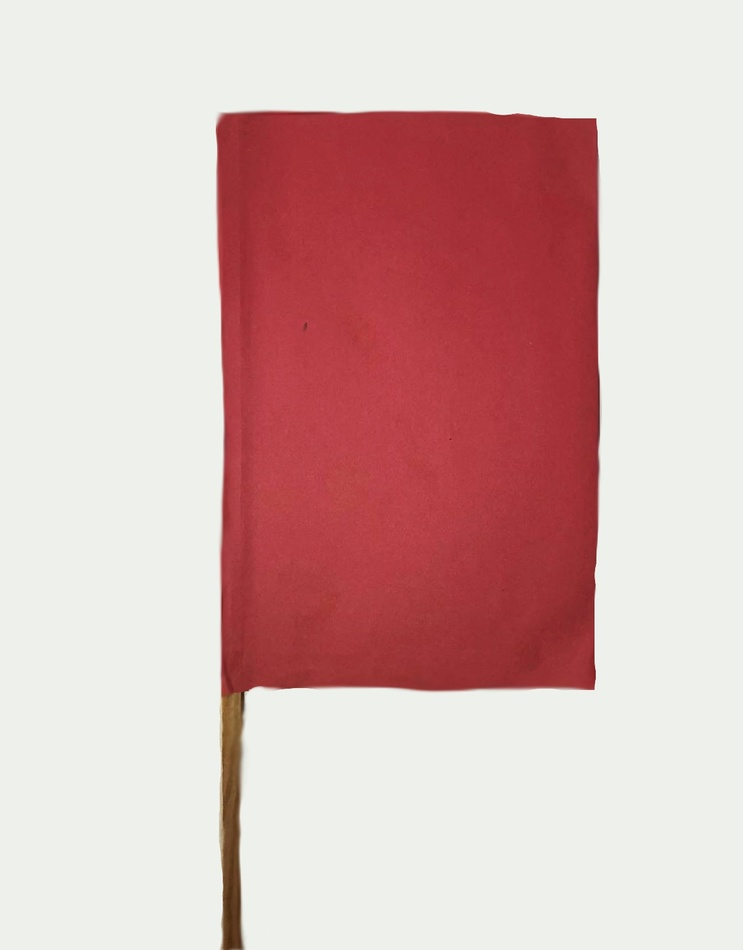
//> input picture Plakietki/3.jpg, 743 x 950 px, shrunk from 1181 x 1509 before the run
$ ./RedDetecion2   (built with g++ and OpenCV 4)
//> lines starting //> are read from the running program, lines starting //| are printed output that depends on the picture; after the words box and inside, x2 and y2 are one past the last pixel; in counts of white or black regions, pixels touching at a corner belong together
#include <opencv2/core.hpp>
#include <opencv2/imgcodecs.hpp>
#include <opencv2/highgui.hpp>
#include <opencv2\opencv.hpp>
#include <iostream>
#include <string>

using namespace cv;

int main(int argc, char** argv) {
{
    Mat3b bgr = imread("C:/Users/Janek/Desktop/ImageProcessing/Plakietki/3.jpg");
//> bgr is the input picture: 950 rows x 743 cols, CV_8UC3; mean B, G, R 180, 182, 215.6

    Mat3b bgr_inv = ~bgr;
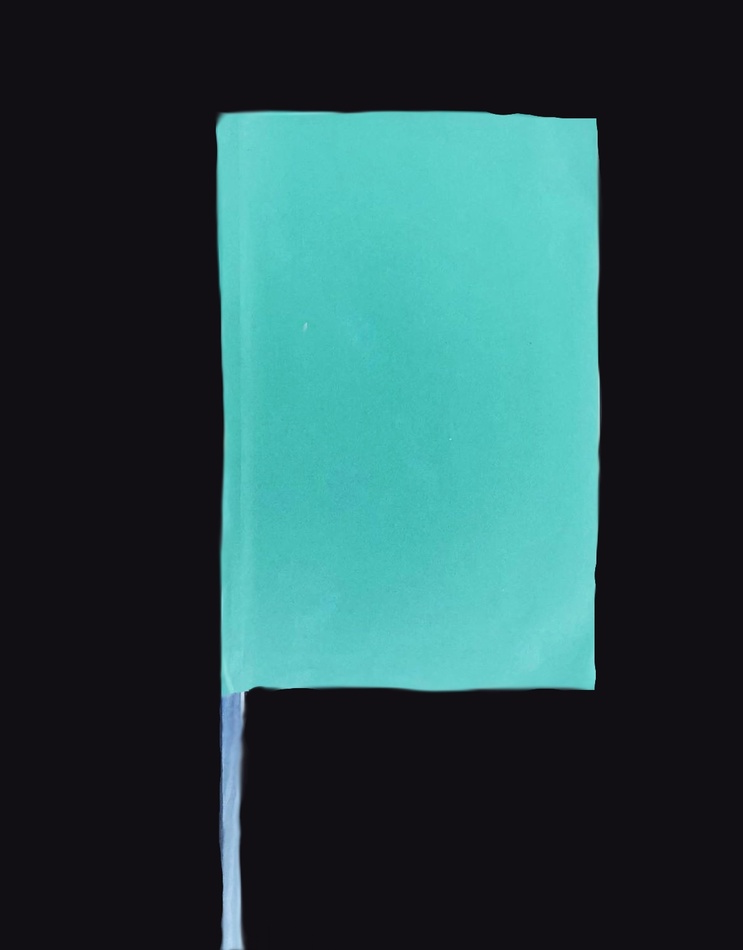
//> bgr_inv: 950 rows x 743 cols, CV_8UC3; mean B, G, R 75, 73, 39.4
    Mat3b hsv_inv;
    cvtColor(bgr_inv, hsv_inv, COLOR_BGR2HSV);
//> hsv_inv: 950 rows x 743 cols, CV_8UC3; mean H, S, V 118.3, 89.4, 76.7

    Mat1b mask;
    inRange(hsv_inv, Scalar(90 - 10, 70, 50), Scalar(90 + 10, 255, 255), mask); // Cyan is 90
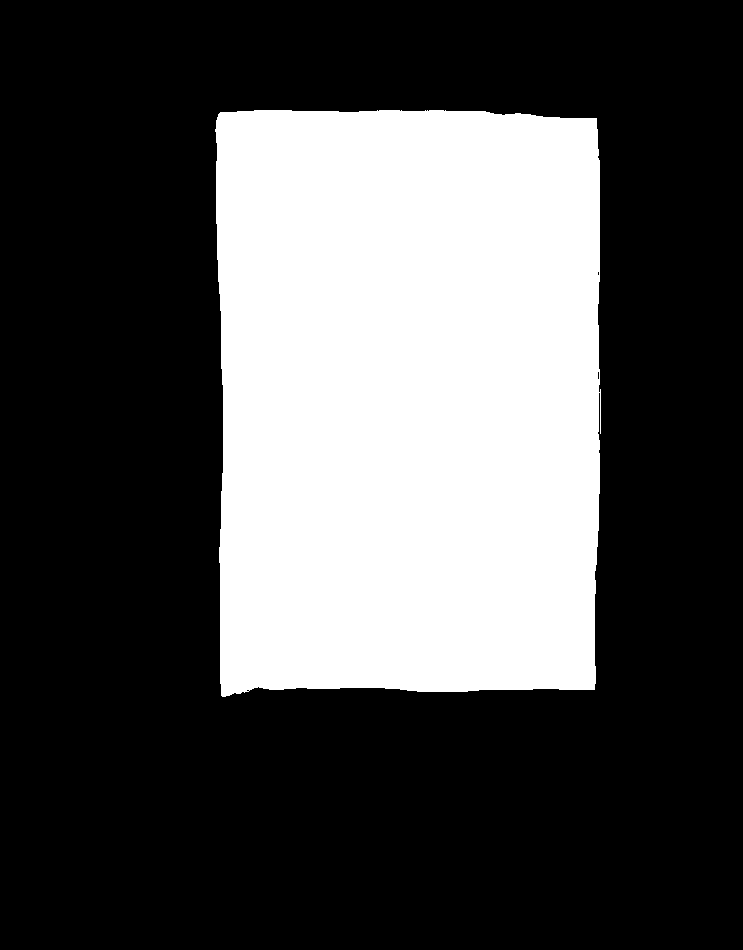
//> mask: 950 rows x 743 cols, CV_8UC1; 31% white; 1 white region, box (x1, y1, x2, y2) and area: (215, 110, 601, 697) 218757

    imshow("Mask", mask);
    waitKey();

    return 0;
//> (the program exits here)

$ run again, with Plakietki/1.jpg copied over Plakietki/3.jpg
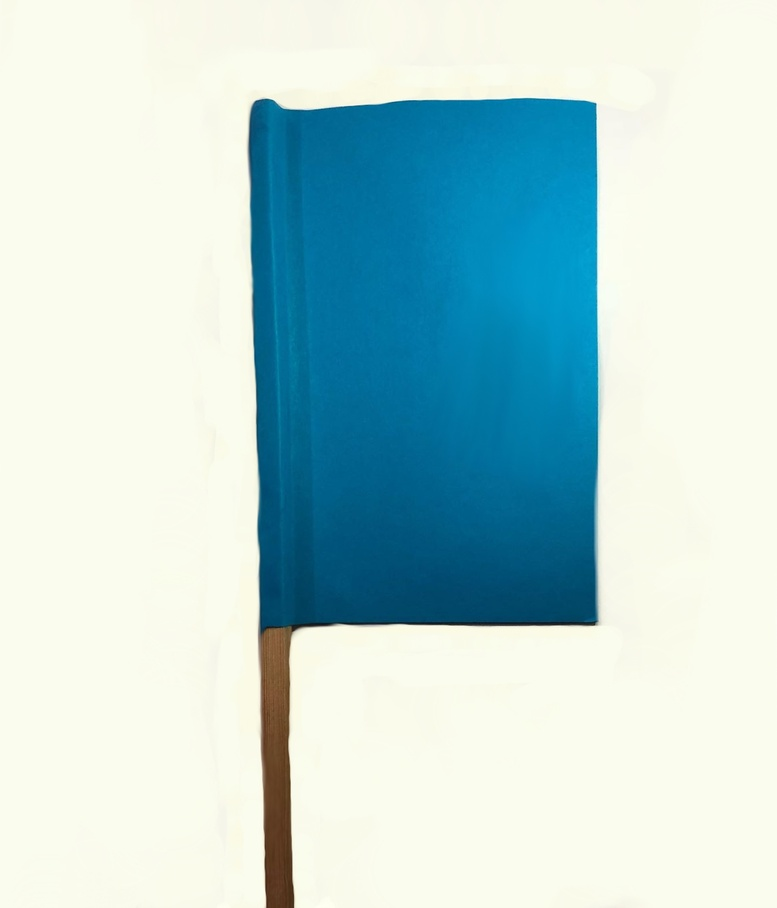
//> input picture Plakietki/1.jpg, 777 x 908 px, shrunk from 1356 x 1584 before the run
//> bgr is the input picture: 908 rows x 777 cols, CV_8UC3; mean B, G, R 213.3, 213.2, 184.9
//> `Mat3b bgr_inv = ~bgr;`:
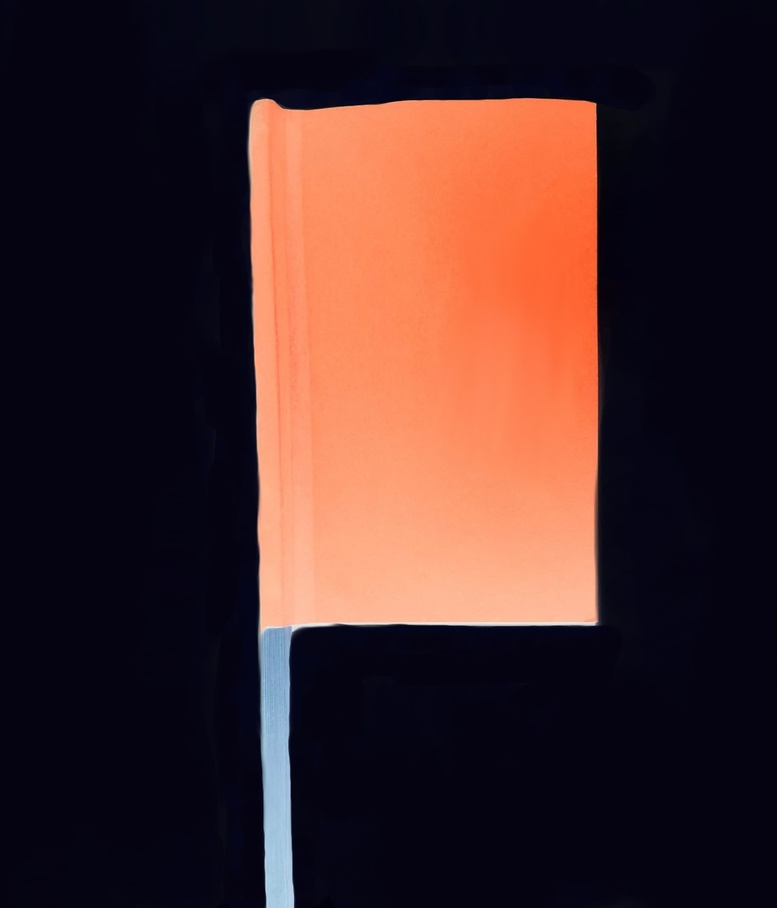
//> bgr_inv: 908 rows x 777 cols, CV_8UC3; mean B, G, R 41.7, 41.8, 70.1
//> hsv_inv: 908 rows x 777 cols, CV_8UC3; mean H, S, V 93.8, 189, 80.1
//> mask: 908 rows x 777 cols, CV_8UC1; every value is 0

$ run again, with Plakietki/2.jpg copied over Plakietki/3.jpg
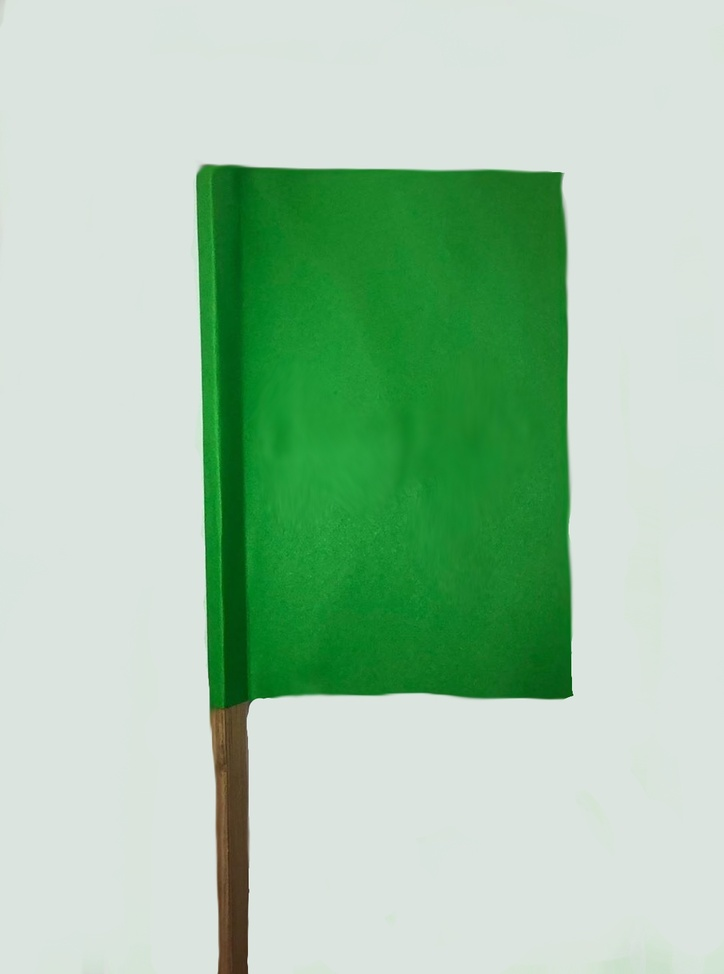
//> input picture Plakietki/2.jpg, 724 x 974 px, shrunk from 1086 x 1460 before the run
//> bgr is the input picture: 974 rows x 724 cols, CV_8UC3; mean B, G, R 170.6, 199.1, 163.1
//> `Mat3b bgr_inv = ~bgr;`:
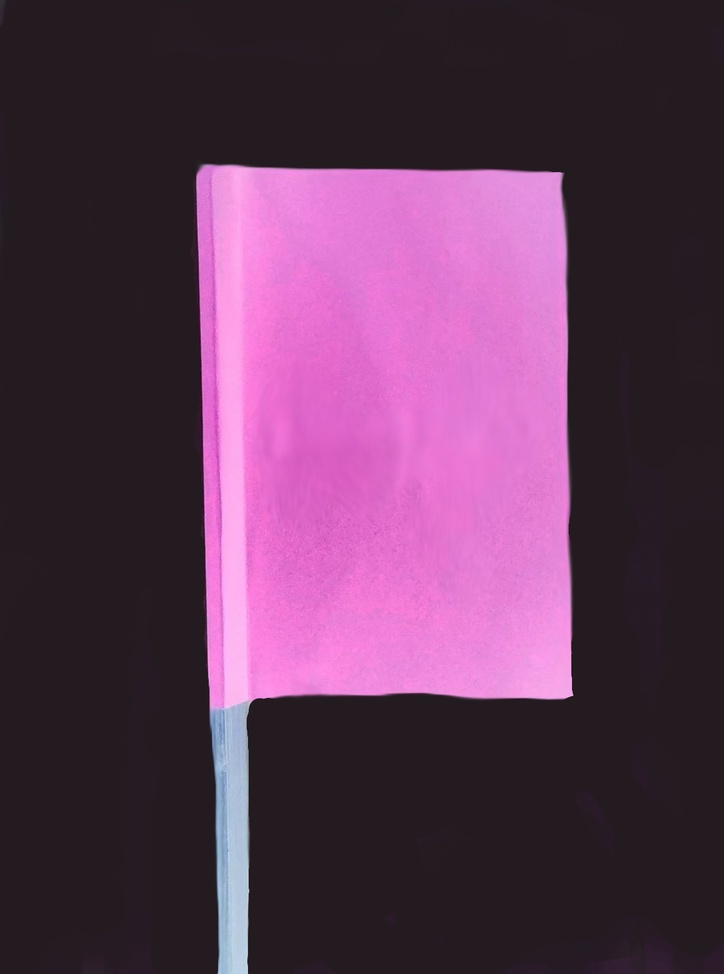
//> bgr_inv: 974 rows x 724 cols, CV_8UC3; mean B, G, R 84.4, 55.9, 91.9
//> hsv_inv: 974 rows x 724 cols, CV_8UC3; mean H, S, V 159.6, 80.1, 92.5
//> mask: 974 rows x 724 cols, CV_8UC1; every value is 0

$ run again, with Plakietki/4.jpg copied over Plakietki/3.jpg
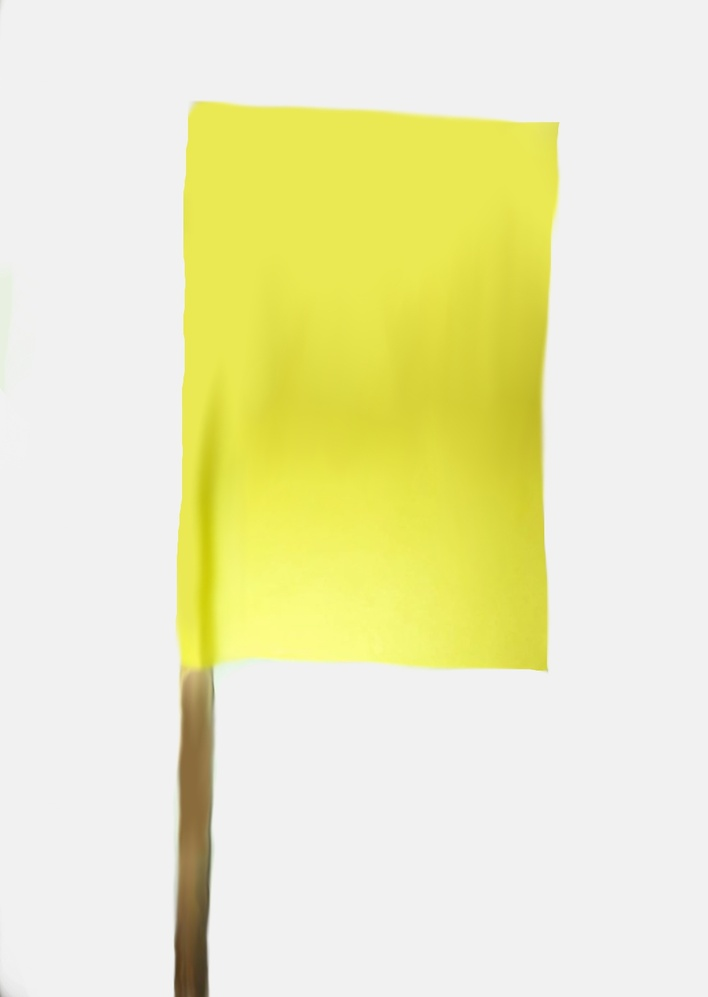
//> input picture Plakietki/4.jpg, 708 x 997 px, shrunk from 1077 x 1518 before the run
//> bgr is the input picture: 997 rows x 708 cols, CV_8UC3; mean B, G, R 191.9, 235.4, 236.1
//> `Mat3b bgr_inv = ~bgr;`:
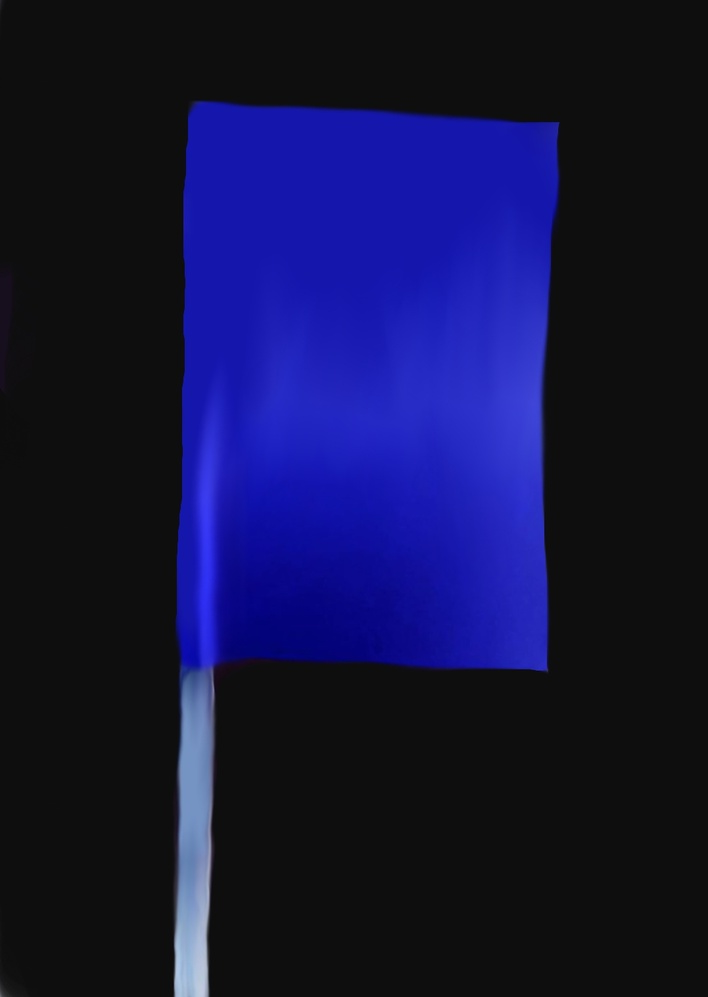
//> bgr_inv: 997 rows x 708 cols, CV_8UC3; mean B, G, R 63.1, 19.6, 18.9
//> hsv_inv: 997 rows x 708 cols, CV_8UC3; mean H, S, V 39.8, 67.1, 63.1
//> mask: 997 rows x 708 cols, CV_8UC1; every value is 0
